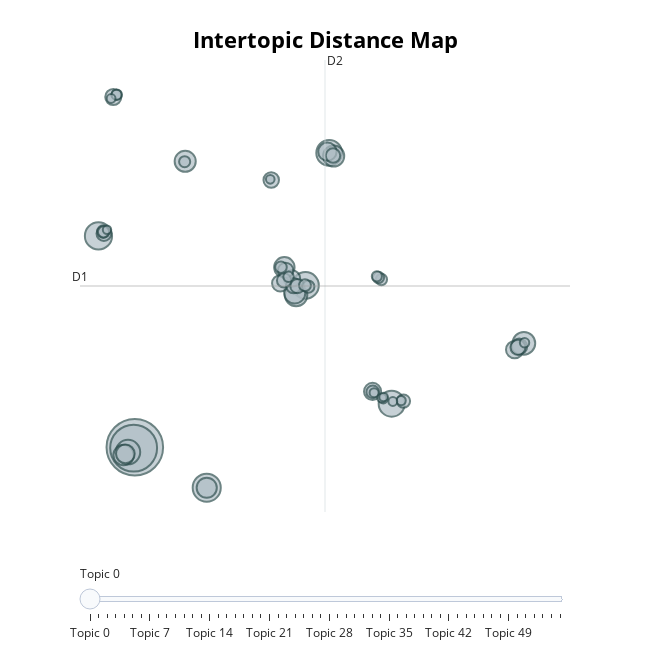

The notebook cell saved with this chart:
### Code cell
topic_model.visualize_topics()
